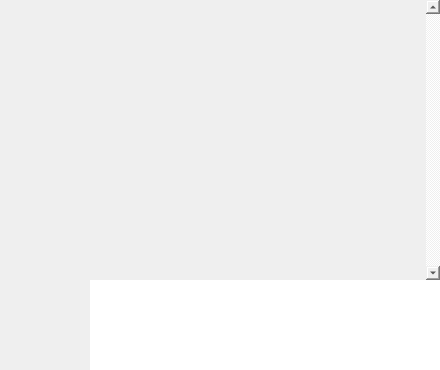
<?xml version="1.0" encoding="UTF-8"?>
<ui version="4.0">
 <class>Form</class>
 <widget class="QWidget" name="Form">
  <property name="geometry">
   <rect>
    <x>0</x>
    <y>0</y>
    <width>440</width>
    <height>370</height>
   </rect>
  </property>
  <property name="windowTitle">
   <string>Form</string>
  </property>
  <property name="styleSheet">
   <string notr="true">* {
	border: 0;
}

QHBoxLayout {
	background-color: black;
	margin: 0;
	padding: 0;
}</string>
  </property>
  <widget class="QScrollArea" name="messagesScrollArea">
   <property name="geometry">
    <rect>
     <x>90</x>
     <y>0</y>
     <width>350</width>
     <height>280</height>
    </rect>
   </property>
   <property name="verticalScrollBarPolicy">
    <enum>Qt::ScrollBarAlwaysOn</enum>
   </property>
   <property name="widgetResizable">
    <bool>true</bool>
   </property>
   <widget class="QWidget" name="scrollAreaWidgetContents">
    <property name="enabled">
     <bool>true</bool>
    </property>
    <property name="geometry">
     <rect>
      <x>0</x>
      <y>0</y>
      <width>333</width>
      <height>280</height>
     </rect>
    </property>
   </widget>
  </widget>
  <widget class="QWidget" name="layoutWidget">
   <property name="geometry">
    <rect>
     <x>90</x>
     <y>280</y>
     <width>351</width>
     <height>91</height>
    </rect>
   </property>
   <layout class="QHBoxLayout" name="horizontalLayout">
    <property name="spacing">
     <number>0</number>
    </property>
    <item>
     <widget class="QTextEdit" name="textEdit">
      <property name="font">
       <font>
        <family>Vazirmatn</family>
        <pointsize>10</pointsize>
       </font>
      </property>
      <property name="layoutDirection">
       <enum>Qt::RightToLeft</enum>
      </property>
     </widget>
    </item>
    <item>
     <widget class="QPushButton" name="sendPushButton">
      <property name="sizePolicy">
       <sizepolicy hsizetype="Minimum" vsizetype="Expanding">
        <horstretch>0</horstretch>
        <verstretch>0</verstretch>
       </sizepolicy>
      </property>
      <property name="autoFillBackground">
       <bool>false</bool>
      </property>
      <property name="styleSheet">
       <string notr="true">QPushButton {
	margin: 0;
	padding: 0;
	background-color: white;
}</string>
      </property>
      <property name="text">
       <string/>
      </property>
      <property name="icon">
       <iconset resource="resources.qrc">
        <normaloff>:/icons/resources/icons/send.svg</normaloff>:/icons/resources/icons/send.svg</iconset>
      </property>
     </widget>
    </item>
   </layout>
  </widget>
  <widget class="QWidget" name="verticalLayoutWidget">
   <property name="geometry">
    <rect>
     <x>0</x>
     <y>0</y>
     <width>91</width>
     <height>371</height>
    </rect>
   </property>
   <layout class="QVBoxLayout" name="usersVerticalLayout"/>
  </widget>
 </widget>
 <resources>
  <include location="resources.qrc"/>
 </resources>
 <connections/>
</ui>
